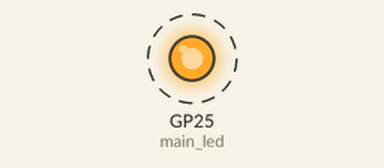
A program run on a simulated Raspberry Pi Pico running MicroPython. Parts: output pins drawn as LEDs (lit = HIGH). Dashed ring = blinking.

Above: at 0.15 s.
Timing chart, 0 to 3.0 s (numbered marks = the images above):
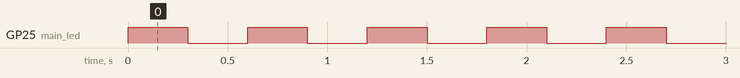

The program:

main.py
```python
'''
Hello World! look at the blinking LED on my Pico W
'''
from machine import Pin
from time import sleep

main_led = Pin('LED', Pin.OUT)        # targets the LED on the Pico W

while True:
    main_led.toggle()                 # automatically toggles the LED on/off
    sleep(.3)
```

Measured:
- by itself, GP25 (main_led): alternates HIGH for 0.30 s and LOW for 0.30 s
